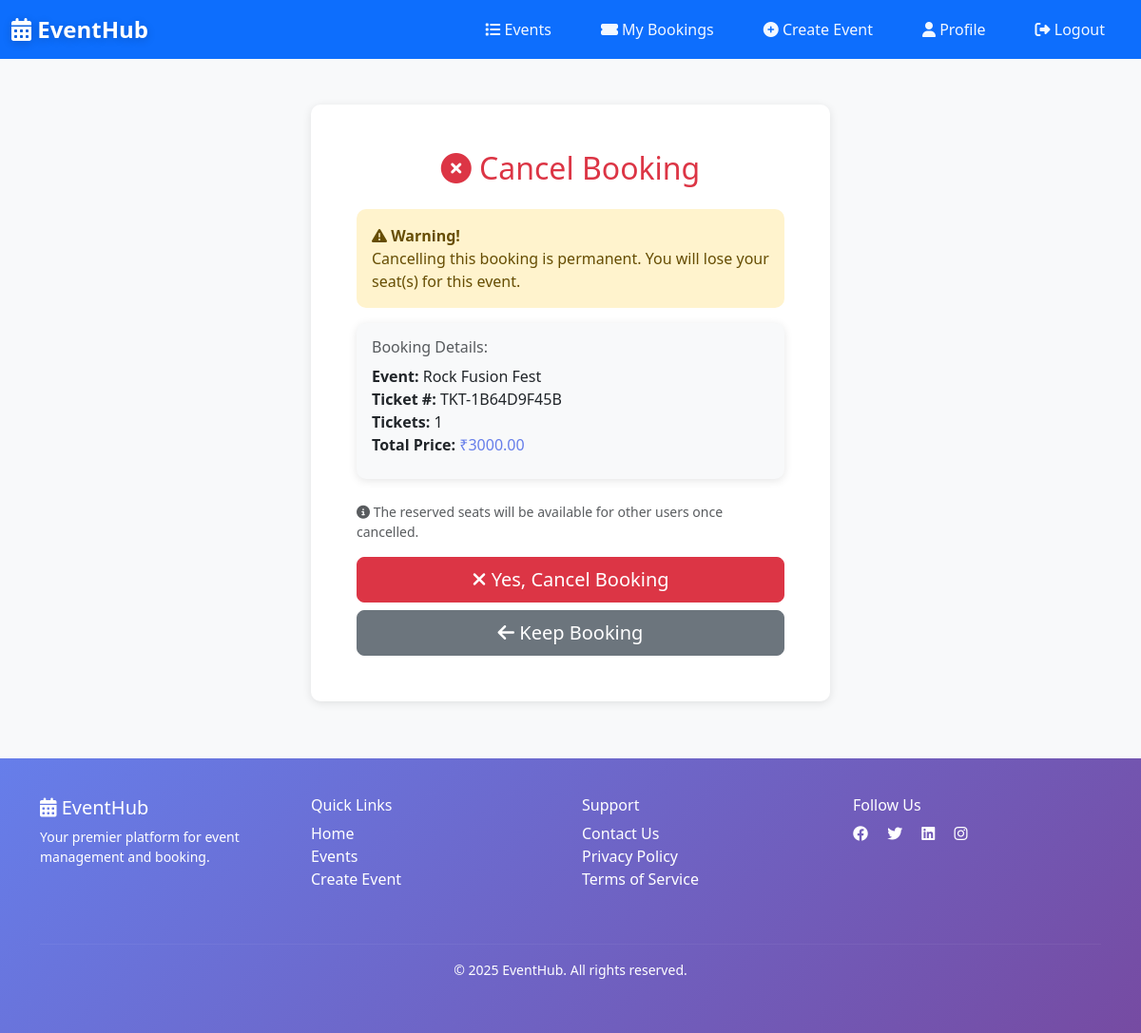
Page /bookings/booking/9/cancel/ (signed in) on the committed database.
### bookings/models.py (models this page shows, shortened)
class Booking(models.Model):
    STATUS_CHOICES = [
        ('pending', 'Pending'),
        ('confirmed', 'Confirmed'),
        ('cancelled', 'Cancelled'),
        ('completed', 'Completed'),
    ]
    id = models.AutoField(primary_key=True)
    user = models.ForeignKey(User, on_delete=models.CASCADE, related_name='bookings')
    event = models.ForeignKey(Event, on_delete=models.CASCADE, related_name='bookings')
    booking_date = models.DateTimeField(auto_now_add=True)
    quantity = models.IntegerField(default=1)
    total_price = models.DecimalField(max_digits=10, decimal_places=2, default=0)
    status = models.CharField(max_length=20, choices=STATUS_CHOICES, default='pending')
    ticket_number = models.CharField(max_length=50, unique=True, blank=True)
    payment_status = models.CharField(
        max_length=20,
        choices=[('pending', 'Pending'), ('completed', 'Completed'), ('failed', 'Failed')],
        default='pending'
    )
    notes = models.TextField(blank=True, null=True)
    created_at = models.DateTimeField(auto_now_add=True)
    updated_at = models.DateTimeField(auto_now=True)
    class Meta:
        ordering = ['-booking_date']
        verbose_name_plural = "Bookings"

### events/models.py (models this page shows, shortened)
class Event(models.Model):
    CATEGORY_CHOICES = [
        ('conference', 'Conference'),
        ('workshop', 'Workshop'),
        ('seminar', 'Seminar'),
        ('meetup', 'Meetup'),
        ('webinar', 'Webinar'),
        ('other', 'Other'),
    ]
    STATUS_CHOICES = [
        ('pending', 'Pending'),
        ('approved', 'Approved'),
        ('cancelled', 'Cancelled'),
    ]
    id = models.AutoField(primary_key=True)
    title = models.CharField(max_length=200)
    description = models.TextField()
    category = models.CharField(max_length=50, choices=CATEGORY_CHOICES, default='other')
    date = models.DateField()
    time = models.TimeField()
    location = models.CharField(max_length=300)
    price = models.DecimalField(max_digits=10, decimal_places=2, default=0)
    seats = models.IntegerField()
    available_seats = models.IntegerField()
    image = models.ImageField(upload_to='event_images/', blank=True, null=True)
    organizer = models.ForeignKey(User, on_delete=models.CASCADE, related_name='events')
    status = models.CharField(max_length=20, choices=STATUS_CHOICES, default='pending')
    created_at = models.DateTimeField(auto_now_add=True)
    updated_at = models.DateTimeField(auto_now=True)
    class Meta:
        ordering = ['-date']
        verbose_name_plural = "Events"

### bookings/views.py (the view, shortened to what this page needs)
# urls.py: path('booking/<int:pk>/cancel/', views.cancel_booking, name='cancel-booking'),
@login_required(login_url='login')
def cancel_booking(request, pk):
    booking = get_object_or_404(Booking, pk=pk)
    if booking.user != request.user and not request.user.is_staff:
        messages.error(request, 'You do not have permission to cancel this booking.')
        return redirect('home')
    if booking.status == 'cancelled':
        messages.error(request, 'This booking is already cancelled.')
        return redirect('booking-detail', pk=booking.pk)
    context = {'booking': booking}
    return render(request, 'bookings/cancel_booking.html', context)

### templates/bookings/cancel_booking.html (shortened to what this page needs)
{% extends 'base.html' %}
{% block navbar_class %}navbar-user-panel{% endblock %}
{% block content %}
<div class="container my-5">
    <div class="row justify-content-center">
        <div class="col-md-6">
            <div class="card border-danger">
                <div class="card-body p-5">
                    <h2 class="card-title text-danger mb-4 text-center">
                        <i class="fas fa-times-circle"></i> Cancel Booking
                    </h2>
                    <div class="alert alert-warning">
                        <strong><i class="fas fa-exclamation-triangle"></i> Warning!</strong>
                        <p class="mb-0">Cancelling this booking is permanent. You will lose your seat(s) for this event.</p>
                    </div>
                    <div class="card bg-light p-3 mb-4">
                        <h6 class="text-muted">Booking Details:</h6>
                        <p class="mb-2">
                            <strong>Event:</strong> {{ booking.event.title }}<br>
                            <strong>Ticket #:</strong> {{ booking.ticket_number }}<br>
                            <strong>Tickets:</strong> {{ booking.quantity }}<br>
                            <strong>Total Price:</strong> <span style="color: #667eea;">₹{{ booking.total_price }}</span>
                        </p>
                    </div>
                    <p class="text-muted small mb-3">
                        <i class="fas fa-info-circle"></i> The reserved seats will be available for other users once cancelled.
                    </p>
                    <form method="POST">
                        <button type="submit" class="btn btn-danger btn-lg w-100 mb-2">
                            <i class="fas fa-times"></i> Yes, Cancel Booking
                        </button>
                        <a href="{% url 'booking-detail' booking.pk %}" class="btn btn-secondary btn-lg w-100">
                            <i class="fas fa-arrow-left"></i> Keep Booking
                        </a>
                    </form>
                </div>
            </div>
        </div>
    </div>
</div>
{% endblock %}

### templates/base.html (style rules this page uses)
:root { --primary-color: #007bff; --secondary-color: #6c757d; --success-color: #28a745; --danger-color: #dc3545; --dark-bg: #f8f9fa; }
body { font-family: 'Segoe UI', Tahoma, Geneva, Verdana, sans-serif; background-color: var(--dark-bg); }
.card { border: none; border-radius: 10px; box-shadow: 0 2px 10px rgba(0, 0, 0, 0.1); transition: all 0.3s ease; }
.alert { border-radius: 10px; border: none; }

### rows in the picture
Booking: event "Rock Fusion Fest", ticket_number "TKT-1B64D9F45B", quantity "1", total_price "3000.00"
